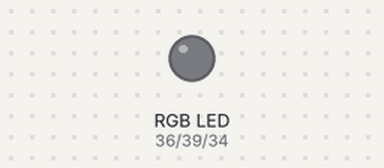
This program was run on a simulated ESP32. Parts: an RGB LED mixed from three pins (HIGH = lit).

Above: at 0.15 s.
Timing chart, 0 to 40.0 s (numbered marks = the images above):
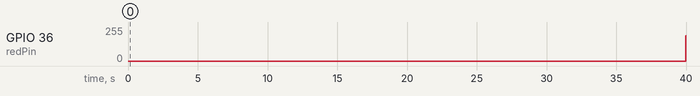

Measured:
- by itself, GPIO 36 (redPin): 0/255 → 188/255 at 40.0 s

The program:

main.cpp
```cpp
#include <Arduino.h>
#define redPin 36
#define greenPin 39
#define bluePin 34
#define DelayTime 5
// put function declarations here:
int blinkLED(int pin, int delayTime);

void setup()
{
  // put your setup code here, to run once:
  pinMode(redPin, OUTPUT);
  pinMode(greenPin, OUTPUT);
  pinMode(bluePin, OUTPUT);

}

void loop()
{
  // put your main code here, to run repeatedly:
  blinkLED(redPin, DelayTime);
  blinkLED(greenPin, DelayTime);
  blinkLED(bluePin, DelayTime);
}

// put function definitions here:
int blinkLED(int pin, int delayTime)
{
  for (int i = 0; i < 255; i++)
  {
    analogWrite(pin, i);
    delay(delayTime);
  }
  for (int i = 255; i >= 0; i--)
  {
    analogWrite(pin, i);
    delay(delayTime);
  }

  return 0;
}
```
